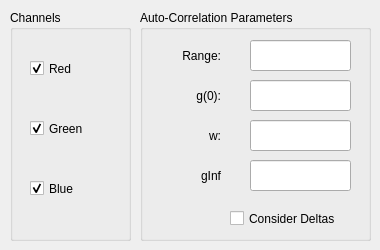
      <widget class="QWidget" name="autoCorrelationTab">
       <attribute name="title">
        <string>Auto-Correlation</string>
       </attribute>
       <widget class="QGroupBox" name="autoChannelsGroup">
        <property name="geometry">
         <rect>
          <x>10</x>
          <y>10</y>
          <width>121</width>
          <height>231</height>
         </rect>
        </property>
        <property name="title">
         <string>Channels</string>
        </property>
        <widget class="QCheckBox" name="redCheckbox">
         <property name="geometry">
          <rect>
           <x>20</x>
           <y>50</y>
           <width>70</width>
           <height>17</height>
          </rect>
         </property>
         <property name="text">
          <string>Red</string>
         </property>
         <property name="checked">
          <bool>true</bool>
         </property>
        </widget>
        <widget class="QCheckBox" name="greenCheckbox">
         <property name="geometry">
          <rect>
           <x>20</x>
           <y>110</y>
           <width>70</width>
           <height>17</height>
          </rect>
         </property>
         <property name="text">
          <string>Green</string>
         </property>
         <property name="checked">
          <bool>true</bool>
         </property>
        </widget>
        <widget class="QCheckBox" name="blueCheckbox">
         <property name="geometry">
          <rect>
           <x>20</x>
           <y>170</y>
           <width>70</width>
           <height>17</height>
          </rect>
         </property>
         <property name="text">
          <string>Blue</string>
         </property>
         <property name="checked">
          <bool>true</bool>
         </property>
        </widget>
       </widget>
       <widget class="QGroupBox" name="autoGroup">
        <property name="geometry">
         <rect>
          <x>140</x>
          <y>10</y>
          <width>231</width>
          <height>231</height>
         </rect>
        </property>
        <property name="title">
         <string>Auto-Correlation Parameters</string>
        </property>
        <property name="flat">
         <bool>false</bool>
        </property>
        <property name="checkable">
         <bool>false</bool>
        </property>
        <widget class="QLabel" name="autoRangeLabel">
         <property name="geometry">
          <rect>
           <x>-10</x>
           <y>30</y>
           <width>91</width>
           <height>31</height>
          </rect>
         </property>
         <property name="text">
          <string>Range:</string>
         </property>
         <property name="alignment">
          <set>Qt::AlignRight|Qt::AlignTrailing|Qt::AlignVCenter</set>
         </property>
        </widget>
        <widget class="QLabel" name="autoG0Label">
         <property name="geometry">
          <rect>
           <x>-10</x>
           <y>70</y>
           <width>91</width>
           <height>31</height>
          </rect>
         </property>
         <property name="text">
          <string>g(0):</string>
         </property>
         <property name="alignment">
          <set>Qt::AlignRight|Qt::AlignTrailing|Qt::AlignVCenter</set>
         </property>
        </widget>
        <widget class="QLabel" name="autoWLabel">
         <property name="geometry">
          <rect>
           <x>-10</x>
           <y>110</y>
           <width>91</width>
           <height>31</height>
          </rect>
         </property>
         <property name="text">
          <string>w:</string>
         </property>
         <property name="alignment">
          <set>Qt::AlignRight|Qt::AlignTrailing|Qt::AlignVCenter</set>
         </property>
        </widget>
        <widget class="QLabel" name="autoGinfLabel">
         <property name="geometry">
          <rect>
           <x>-10</x>
           <y>150</y>
           <width>91</width>
           <height>31</height>
          </rect>
         </property>
         <property name="text">
          <string>gInf</string>
         </property>
         <property name="alignment">
          <set>Qt::AlignRight|Qt::AlignTrailing|Qt::AlignVCenter</set>
         </property>
        </widget>
        <widget class="QLineEdit" name="autoRangeTextbox">
         <property name="geometry">
          <rect>
           <x>110</x>
           <y>30</y>
           <width>101</width>
           <height>31</height>
          </rect>
         </property>
        </widget>
        <widget class="QLineEdit" name="autoG0Textbox">
         <property name="geometry">
          <rect>
           <x>110</x>
           <y>70</y>
           <width>101</width>
           <height>31</height>
          </rect>
         </property>
        </widget>
        <widget class="QLineEdit" name="autoWTextbox">
         <property name="geometry">
          <rect>
           <x>110</x>
           <y>110</y>
           <width>101</width>
           <height>31</height>
          </rect>
         </property>
        </widget>
        <widget class="QLineEdit" name="autoGinfTextbox">
         <property name="geometry">
          <rect>
           <x>110</x>
           <y>150</y>
           <width>101</width>
           <height>31</height>
          </rect>
         </property>
        </widget>
        <widget class="QCheckBox" name="autoDeltasCheckbox">
         <property name="geometry">
          <rect>
           <x>90</x>
           <y>200</y>
           <width>171</width>
           <height>17</height>
          </rect>
         </property>
         <property name="text">
          <string>Consider Deltas</string>
         </property>
        </widget>
       </widget>
      </widget>
